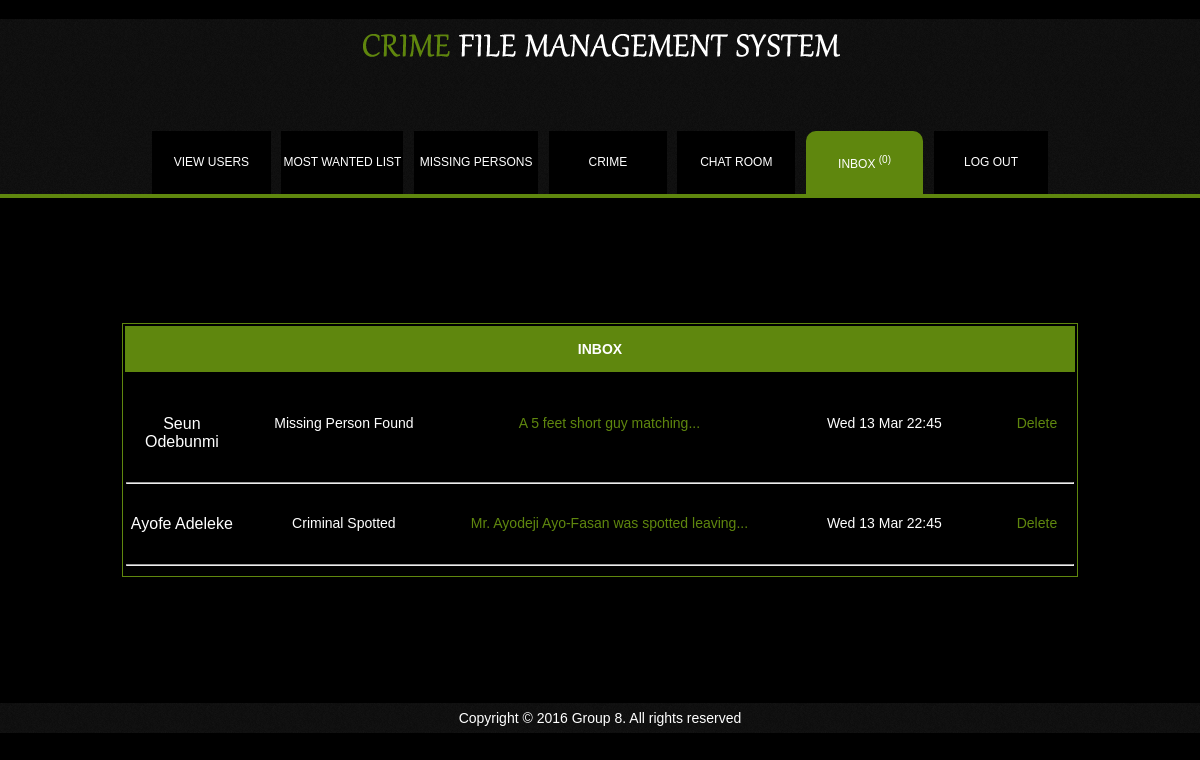
The app's page /Admin/inbox.php (signed in) with its own data.
### tables this page shows
CREATE TABLE `mail` (
  `id` int(11) NOT NULL auto_increment,
  `sender` varchar(100) NOT NULL,
  `name` varchar(150) NOT NULL,
  `subject` varchar(150) NOT NULL,
  `message` text NOT NULL,
  `date` varchar(100) NOT NULL,
  `status` varchar(50) NOT NULL,
  PRIMARY KEY  (`id`)
);

### Admin/inbox.php (the view, shortened to what this page needs)
<!DOCTYPE html PUBLIC "-//W3C//DTD XHTML 1.0 Transitional//EN" "http://www.w3.org/TR/xhtml1/DTD/xhtml1-transitional.dtd">
<html xmlns="http://www.w3.org/1999/xhtml">
<head>
<link href="layout.css" rel="stylesheet" type="text/css" />
</head>
<body>
 <center>
  <div id="header">
   <div id="banner">
     <h1><img src="../images/banner.png" alt="" name="" width="480" height="51" /></h1>
   </div>
   <div id="nav">
    <center>
     <table width="900" border="0" height="67px">
      <?php
       $query="SELECT COUNT(status) FROM mail WHERE status='Unread'";
       $result=mysql_query($query);
       $row=mysql_fetch_row($result);
     ?>
  <tr>
     <td align="center" valign="middle" width="150px" class="menu"><a href="../Admin">VIEW USERS</a><a href="Admin/Admin-login"></a></td>
    <td align="center" valign="middle" width="5px">&nbsp;</td>
    <td align="center" valign="middle" width="150px" class="menu"><a href="most_wanted.php">MOST WANTED LIST</a><a href="Admin/Admin-login"></a></td>
    <td align="center" valign="middle" width="5px">&nbsp;</td>
    <td align="center" valign="middle" width="150px" class="menu"><a href="missing_persons.php">MISSING PERSONS</a></td>
    <td align="center" valign="middle" width="5px">&nbsp;</td>
    <td align="center" valign="middle" width="150px" class="menu"><a href="crime.php">CRIME</a></td>
    <td align="center" valign="middle" width="5px">&nbsp;</td>
    <td align="center" valign="middle" width="150px" class="menu"><a href="chatroom.php"> CHAT ROOM</a></td>
    <td align="center" valign="middle" width="5px">&nbsp;</td>
    <td align="center" valign="middle" width="150px" class="menu" id="current"><a href="inbox.php">INBOX <?php echo "<sup>(".$row[0].")</sup>"; ?></a></td>
    <td align="center" valign="middle" width="5px">&nbsp;</td>
    <td align="center" valign="middle" width="150px" class="menu"><a href="../logout.php"> LOG OUT</a></td>
  </tr>
    </table>
    </center>
   </div>
   <div id="separator">
   </div>
  </div>
  <br /><br />
  <table width="100%" border="0" height="441">
  <tr>
    <td align="center" valign="middle"><table width="80%" border="0" align="center" id="inbox">
      <tr>
        <th height="44" colspan="5" id="mHeader" scope="col">INBOX</th>
      </tr>
      <tr>
        <th colspan="5" scope="col">&nbsp;</th>
      </tr>
      <?php
 if(isset($_GET['page']))
{
$page=$_GET['page'];
}
else
{
$page=1;
}
$from=(($page*20)-20);
 $query="SELECT * FROM mail ORDER BY id DESC LIMIT $from,20";
 $result=mysql_query($query);
 while($row=mysql_fetch_row($result))
 {
    $name=$row[2];
    $subject=$row[3];
    $message=$row[4];
    $message= explode(' ',$message);
    $date=$row[5];
    $status=$row[6];
      echo"
      <tr>
        <th colspan=5 scope=col>&nbsp;</th>
      </tr>
    <tr>
    <td width=12% align=center valign=middle scope=col><font size=3px>$name</font></td>";
     ?>
     <?php
      echo"<td width=22% align=center valign=top scope=col>$subject</td>";
      if($status=="Unread")
      {
      echo"
      <td width=34% align=center valign=top scope=col><a href=mail_action.php?id=$row[0]&action=changestatus><font size=+1>$message[0] $message[1] $message[2] $message[3] $message[4] $message[5]...</font></a></td>";
      }
      elseif($status=="Read")
      {
        echo"<td width=34% align=center valign=top scope=col><a href=mail.php?id=$row[0]>$message[0] $message[1] $message[2] $message[3] $message[4] $message[5]...</a></td>";
      }
      echo"
      <td width=24% align=center valign=top scope=col>$date</td>
      <td width=8% align=center valign=top scope=col><a href=mail_action.php?id=$row[0]&action=delete>Delete</a></td>
      </tr>
    <tr>
      <td colspan=5 align=center valign=top scope=col>&nbsp;</td>
      </tr>
    <tr>
      <td colspan=5 align=center valign=top scope=col><hr /></td>
    </tr>";
    }
    ?>
    </table></td>
  </tr>
</table>
<br /><br />
  <table width="100%" id="footer">
  <tr>
    <td align="center" valign="middle">Copyright &copy; <?php echo date('Y'); ?> Group 8. All rights reserved</td>
  </tr>
</table>
 </center>
</body>
</html>

### Admin/layout.css (style rules this page uses)
body { margin:0px; padding:0px; font-family:"Trebuchet MS", Arial, Helvetica, sans-serif; font-size:14px; color:white; background-color:black; }
#header { background-image:url(../images/bg_top.gif); width:100%; height:179px; }
#banner { width:100%; height:110px; }
#nav { width:100%; height:67px; }
.menu { font-size: 12px; background-color:#000000; }
#nav td a { text-decoration:none; color:white; }
#separator { height:2px; width:100%; }
a { text-decoration:none; color:#5f870e; }
#mHeader { background-color:#5f870e; }
#footer { background-image:url(../images/bg_top.gif); width:100%; height:30px; }
#inbox { border: 1px groove #5f870e; }

### Admin/inbox.php (style rules this page uses)
#current { border-top-left-radius:10px; border-top-right-radius:10px; background-color:#5f870e; }

### records on screen
mail: name "Seun Odebunmi", subject "Missing Person Found", message "A", message "5", message "feet", message "short", message "guy", message "matching", date "Wed 13 Mar 22:45"
mail: name "Ayofe Adeleke", subject "Criminal Spotted", message "Mr.", message "Ayodeji", message "Ayo-Fasan", message "was", message "spotted", message "leaving", date "Wed 13 Mar 22:45"

### other values on screen
$row[0] "0"
